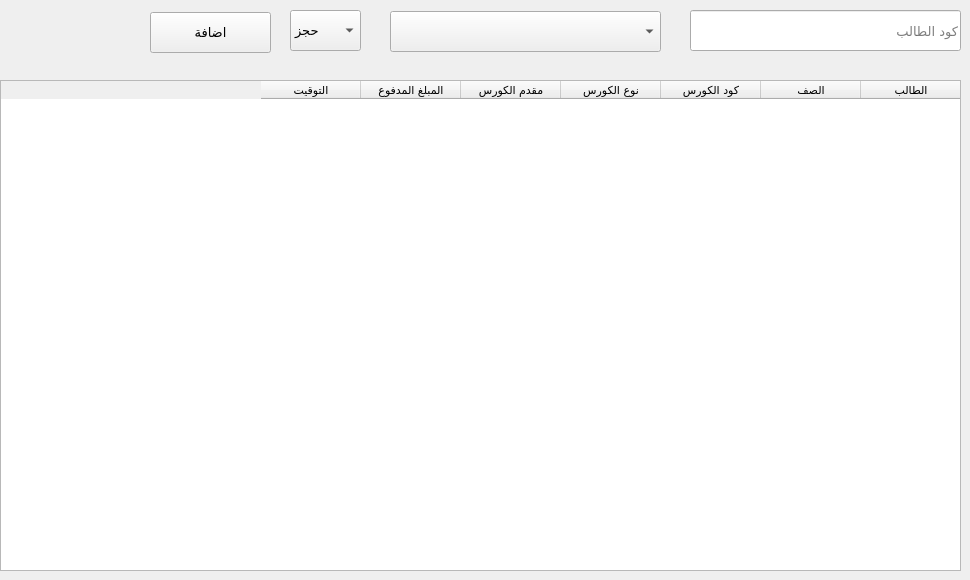
      <widget class="QWidget" name="tab">
       <attribute name="title">
        <string>اليوم</string>
       </attribute>
       <widget class="QLineEdit" name="lineEdit">
        <property name="geometry">
         <rect>
          <x>690</x>
          <y>10</y>
          <width>271</width>
          <height>41</height>
         </rect>
        </property>
        <property name="font">
         <font>
          <family>Droid Arabic Kufi</family>
          <pointsize>10</pointsize>
         </font>
        </property>
        <property name="placeholderText">
         <string>كود الطالب</string>
        </property>
       </widget>
       <widget class="QComboBox" name="comboBox">
        <property name="geometry">
         <rect>
          <x>290</x>
          <y>10</y>
          <width>71</width>
          <height>41</height>
         </rect>
        </property>
        <property name="font">
         <font>
          <family>Droid Arabic Kufi</family>
          <pointsize>10</pointsize>
         </font>
        </property>
        <item>
         <property name="text">
          <string>حجز</string>
         </property>
        </item>
        <item>
         <property name="text">
          <string>دفع الحصة</string>
         </property>
        </item>
        <item>
         <property name="text">
          <string>دفع الكورس كامل</string>
         </property>
        </item>
       </widget>
       <widget class="QPushButton" name="pushButton_8">
        <property name="geometry">
         <rect>
          <x>150</x>
          <y>12</y>
          <width>121</width>
          <height>41</height>
         </rect>
        </property>
        <property name="font">
         <font>
          <family>Droid Arabic Kufi</family>
          <pointsize>10</pointsize>
         </font>
        </property>
        <property name="text">
         <string>اضافة</string>
        </property>
       </widget>
       <widget class="QTableWidget" name="tableWidget">
        <property name="geometry">
         <rect>
          <x>0</x>
          <y>80</y>
          <width>961</width>
          <height>491</height>
         </rect>
        </property>
        <property name="font">
         <font>
          <family>Droid Arabic Kufi</family>
          <pointsize>8</pointsize>
         </font>
        </property>
        <property name="layoutDirection">
         <enum>Qt::RightToLeft</enum>
        </property>
        <property name="frameShape">
         <enum>QFrame::StyledPanel</enum>
        </property>
        <property name="lineWidth">
         <number>1</number>
        </property>
        <property name="autoScroll">
         <bool>true</bool>
        </property>
        <property name="dragEnabled">
         <bool>false</bool>
        </property>
        <property name="showGrid">
         <bool>true</bool>
        </property>
        <column>
         <property name="text">
          <string>الطالب</string>
         </property>
        </column>
        <column>
         <property name="text">
          <string>الصف</string>
         </property>
        </column>
        <column>
         <property name="text">
          <string>كود الكورس</string>
         </property>
        </column>
        <column>
         <property name="text">
          <string>نوع الكورس</string>
         </property>
        </column>
        <column>
         <property name="text">
          <string>مقدم الكورس</string>
         </property>
        </column>
        <column>
         <property name="text">
          <string>المبلغ المدفوع</string>
         </property>
        </column>
        <column>
         <property name="text">
          <string>التوقيت</string>
         </property>
        </column>
       </widget>
       <widget class="QComboBox" name="comboBox_7">
        <property name="geometry">
         <rect>
          <x>390</x>
          <y>11</y>
          <width>271</width>
          <height>41</height>
         </rect>
        </property>
        <property name="font">
         <font>
          <family>Droid Arabic Kufi</family>
         </font>
        </property>
       </widget>
      </widget>
